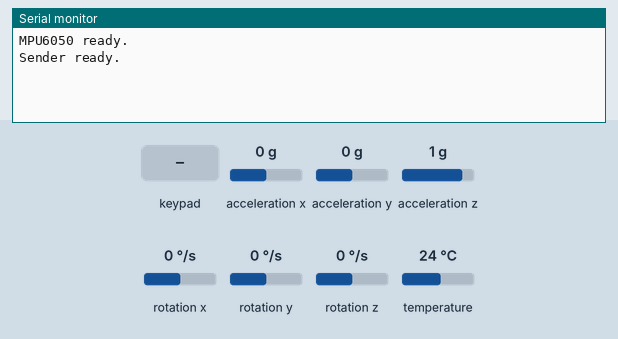
This sketch was run on a simulated ESP32. Parts: the last lines printed to the serial monitor. The inputs (shaded band) are chosen by the test bench; at power-on: acceleration x 0 g, acceleration y 0 g, acceleration z 1 g, rotation x 0 °/s, rotation y 0 °/s, rotation z 0 °/s, temperature 24 °C.

Above: at 1.2 s.
1.3 s: key '1' pressed
At 1.6 s:
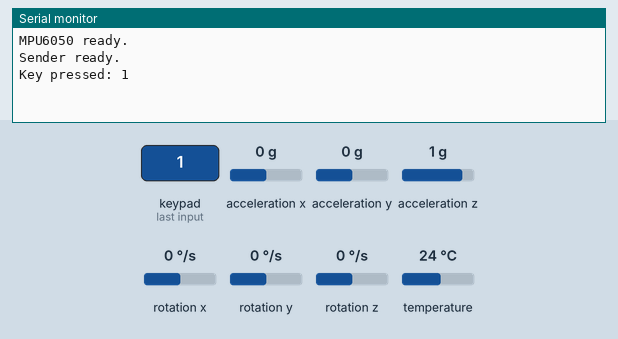
2.8 s: keypad keys 4 5 6 7 # pressed 0.4 s apart
At 4.9 s:
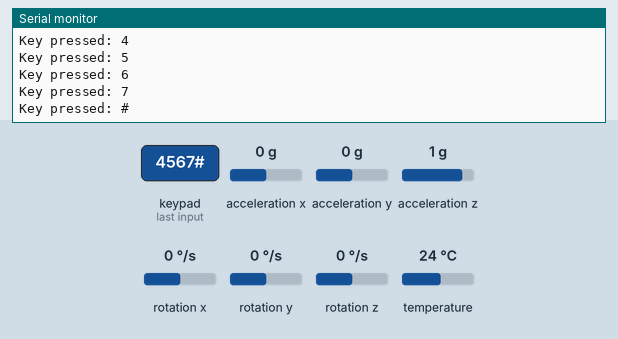
6.3 s: key 'A' pressed
At 7.5 s:
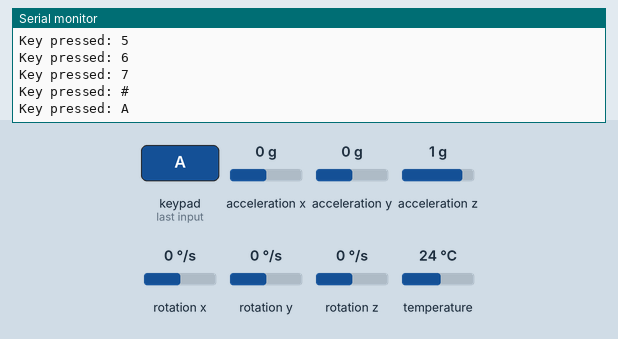
7.8 s: keypad keys 4 5 6 7 * pressed 0.4 s apart
At 10.1 s:
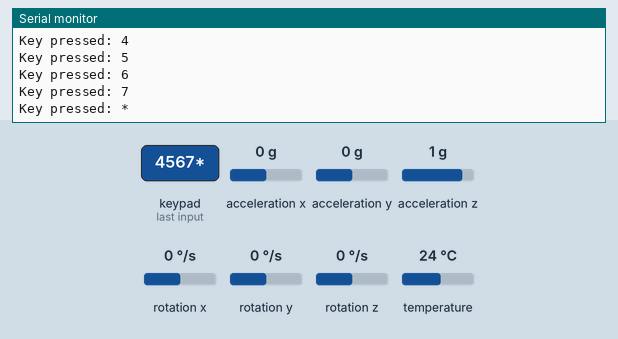
11.3 s: key 'B' pressed
At 11.8 s:
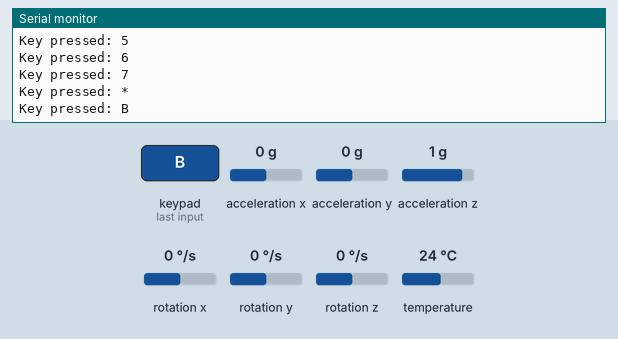
12.8 s: keypad keys 4 5 6 7 D pressed 0.4 s apart
At 15.0 s:
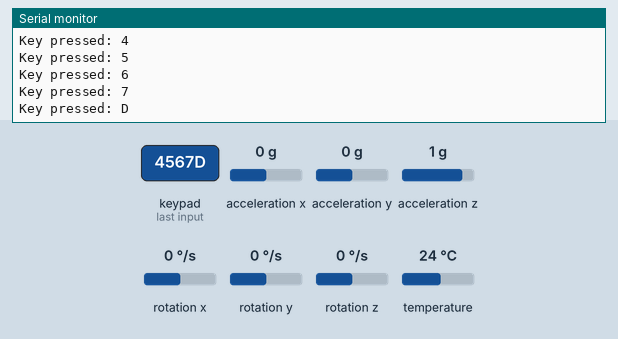
Timing chart, 0 to 16.5 s (numbered marks = the images above; inputs shaded):
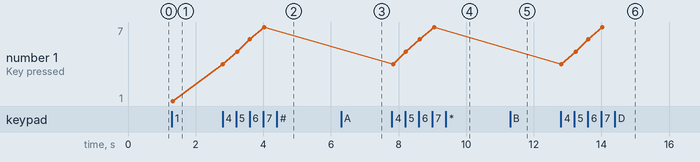

Measured:
- after the input at 1.3 s, the serial monitor: prints a new line at once (image 1)
- after the input at 2.8 s, the serial monitor: prints a new line at once (image 2)
- after the input at 6.3 s, the serial monitor: prints a new line after 0.06 s (image 3)
- after the input at 7.8 s, the serial monitor: prints a new line at once (image 4)
- after the input at 11.3 s, the serial monitor: prints a new line at once (image 5)
- after the input at 12.8 s, the serial monitor: prints a new line at once (image 6)
- plotted number 1: 1 → 7 after the input at 2.8 s

The sketch:

Sender.ino
```cpp
#include <esp_now.h>
#include <WiFi.h>
#include <Wire.h>
#include <Keypad.h>
#include <Adafruit_MPU6050.h>
#include <Adafruit_Sensor.h>

uint8_t broadcastAddress[] = {0xFF, 0xFF, 0xFF, 0xFF, 0xFF, 0xFF};

// Keypad setup
const byte ROWS = 4, COLS = 4;
char keys[ROWS][COLS] = {
  {'1','2','3','A'},
  {'4','5','6','B'},
  {'7','8','9','C'},
  {'*','0','#','D'}
};
byte rowPins[ROWS] = {4, 5, 6, 7};
byte colPins[COLS] = {15, 16, 17, 18};
Keypad keypad = Keypad(makeKeymap(keys), rowPins, colPins, ROWS, COLS);

// MPU6050 setup
Adafruit_MPU6050 mpu;
bool mpuConnected = false;
const int SDA_PIN = 9;
const int SCL_PIN = 10;

typedef struct SensorPacket {
  char key;
  int accelValue;
} SensorPacket;

SensorPacket outgoing;

void setup() {
  Serial.begin(115200);
  WiFi.mode(WIFI_STA);
  WiFi.setSleep(false); // keep radio active, avoids ping dropout

  Wire.begin(SDA_PIN, SCL_PIN);
  mpuConnected = mpu.begin();

  if (!mpuConnected) {
    Serial.println("MPU6050 not found - continuing without it.");
  } else {
    mpu.setAccelerometerRange(MPU6050_RANGE_8_G);
    mpu.setGyroRange(MPU6050_RANGE_500_DEG);
    mpu.setFilterBandwidth(MPU6050_BAND_21_HZ);
    Serial.println("MPU6050 ready.");
  }

  if (esp_now_init() != ESP_OK) {
    Serial.println("ESP-NOW init failed");
    return;
  }

  esp_now_peer_info_t peerInfo = {};
  memcpy(peerInfo.peer_addr, broadcastAddress, 6);
  peerInfo.channel = 0;
  peerInfo.encrypt = false;
  esp_now_add_peer(&peerInfo);

  Serial.println("Sender ready.");
}

void loop() {
  char key = keypad.getKey();

  int accelValue = -1; // sentinel: MPU not connected
  if (mpuConnected) {
    sensors_event_t a, g, temp;
    mpu.getEvent(&a, &g, &temp);
    float magnitude = sqrt(a.acceleration.x * a.acceleration.x +
                            a.acceleration.y * a.acceleration.y +
                            a.acceleration.z * a.acceleration.z);
    accelValue = (int)(magnitude * 100);
  }

  outgoing.key = key;
  outgoing.accelValue = accelValue;

  esp_now_send(broadcastAddress, (uint8_t *)&outgoing, sizeof(outgoing));

  if (key) {
    Serial.print("Key pressed: ");
    Serial.println(key);
  }

  delay(50);
}
```
